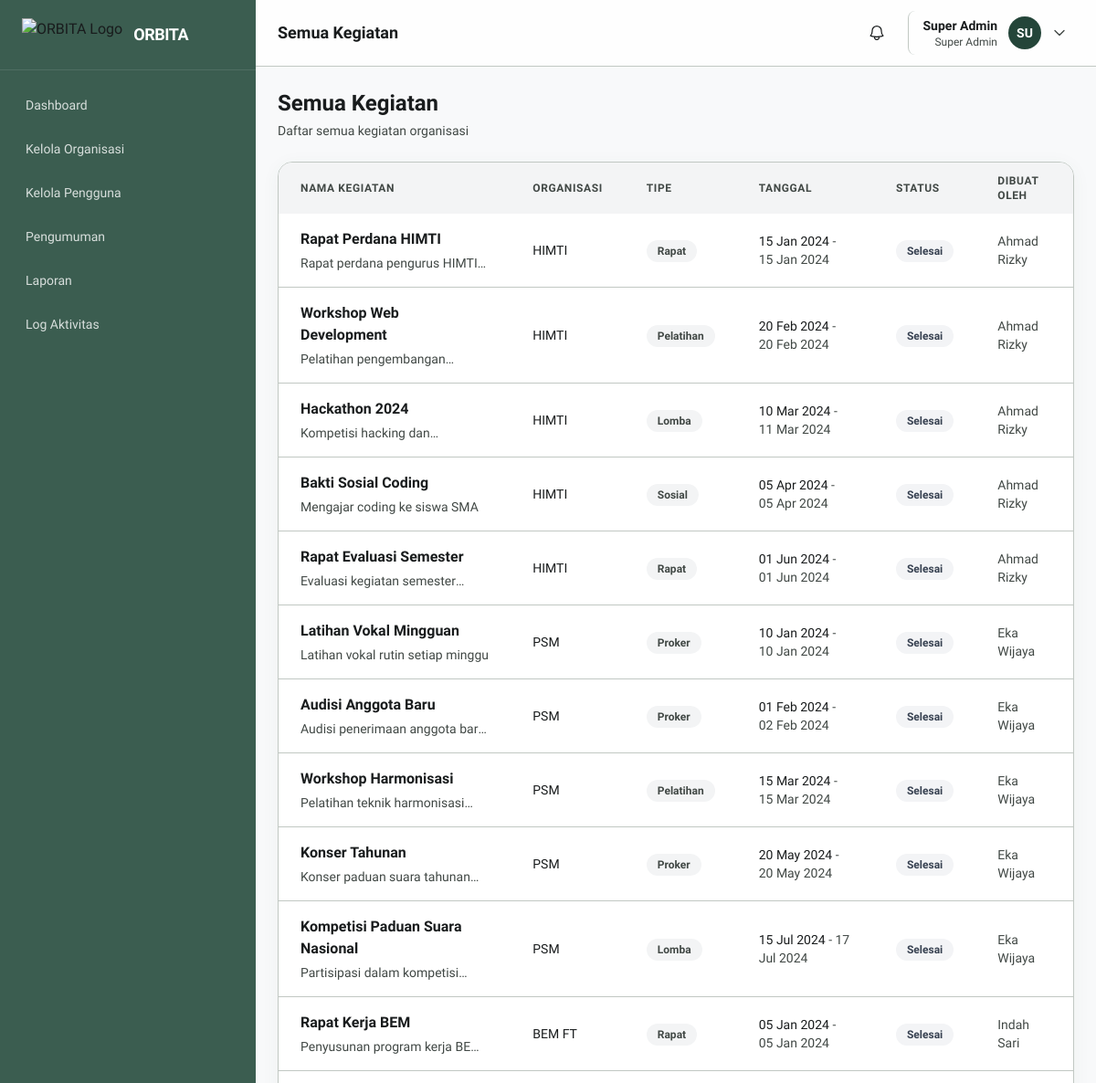
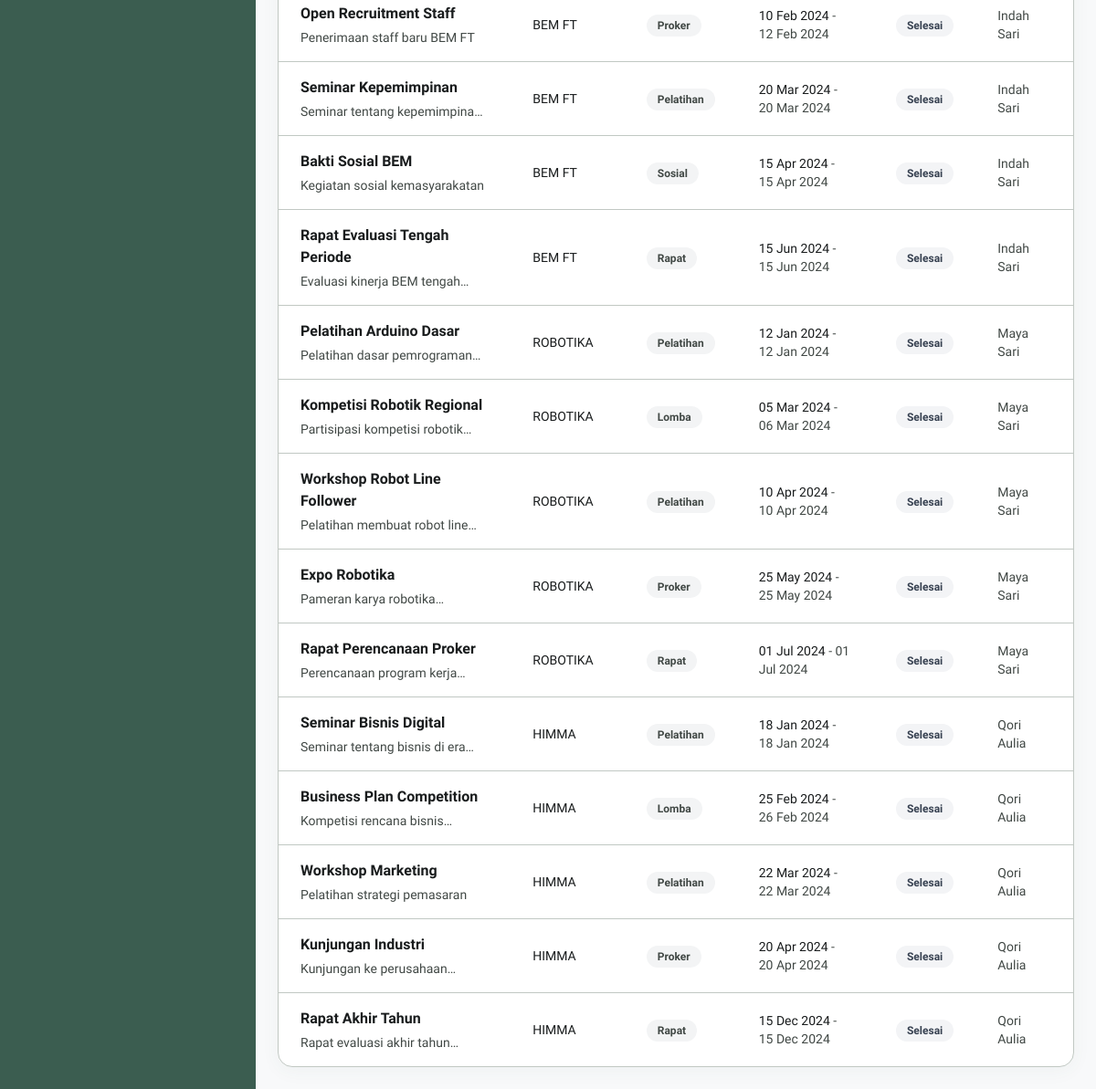
The page /pages/kegiatan/index.php (signed in) on the database its author committed (2 pictures, top to bottom).
### tables this page shows
CREATE TABLE kegiatan (
    id INT AUTO_INCREMENT PRIMARY KEY,
    organisasi_id INT NOT NULL,
    nama VARCHAR(150) NOT NULL,
    deskripsi TEXT,
    tipe ENUM('rapat', 'pelatihan', 'proker', 'lomba', 'sosial', 'lainnya') DEFAULT 'proker',
    tanggal_mulai DATETIME NOT NULL,
    tanggal_selesai DATETIME,
    lokasi VARCHAR(255),
    poster VARCHAR(255),
    status ENUM('rencana', 'berlangsung', 'selesai', 'dibatalkan') DEFAULT 'rencana',
    deleted_at DATETIME DEFAULT NULL,
    created_by INT NOT NULL,
    created_at DATETIME DEFAULT CURRENT_TIMESTAMP,
    updated_at DATETIME DEFAULT CURRENT_TIMESTAMP ON UPDATE CURRENT_TIMESTAMP,
    FOREIGN KEY (organisasi_id) REFERENCES organisasi(id) ON DELETE CASCADE,
    FOREIGN KEY (created_by) REFERENCES users(id) ON DELETE CASCADE
);

CREATE TABLE organisasi (
    id INT AUTO_INCREMENT PRIMARY KEY,
    nama VARCHAR(150) NOT NULL,
    singkatan VARCHAR(20),
    deskripsi TEXT,
    visi TEXT,
    misi TEXT,
    logo VARCHAR(255),
    ketua_id INT DEFAULT NULL,
    status ENUM('aktif', 'nonaktif') DEFAULT 'aktif',
    deleted_at DATETIME DEFAULT NULL,
    created_at DATETIME DEFAULT CURRENT_TIMESTAMP,
    updated_at DATETIME DEFAULT CURRENT_TIMESTAMP ON UPDATE CURRENT_TIMESTAMP,
    FOREIGN KEY (ketua_id) REFERENCES users(id) ON DELETE SET NULL
);

CREATE TABLE users (
    id INT AUTO_INCREMENT PRIMARY KEY,
    nama VARCHAR(100) NOT NULL,
    email VARCHAR(100) NOT NULL UNIQUE,
    nim VARCHAR(20) NOT NULL UNIQUE,
    password VARCHAR(255) NOT NULL,
    role_id INT NOT NULL DEFAULT 3,
    no_hp VARCHAR(20),
    jurusan VARCHAR(100),
    angkatan VARCHAR(4),
    foto_profile VARCHAR(255) DEFAULT NULL,
    status ENUM('aktif', 'nonaktif', 'menunggu') DEFAULT 'aktif',
    reset_token VARCHAR(64) DEFAULT NULL,
    reset_expires DATETIME DEFAULT NULL,
    deleted_at DATETIME DEFAULT NULL,
    created_at DATETIME DEFAULT CURRENT_TIMESTAMP,
    updated_at DATETIME DEFAULT CURRENT_TIMESTAMP ON UPDATE CURRENT_TIMESTAMP,
    FOREIGN KEY (role_id) REFERENCES roles(id) ON DELETE CASCADE
);

### includes/functions.php (called while the page is built, shortened)
<?php
function e(string $text): string {
    return htmlspecialchars($text, ENT_QUOTES, 'UTF-8');
}
function url(string $path = ''): string {
    return BASE_URL . '/' . ltrim($path, '/');
}

### pages/kegiatan/index.php (the view, shortened to what this page needs)
<?php
require_once __DIR__ . '/../../includes/functions.php';
$pdo = db();
$page_title = 'Semua Kegiatan';
$current_page = 'kegiatan';
$kegiatan = $pdo->query("
    SELECT k.*, o.nama as org_nama, o.singkatan as org_singkatan, u.nama as creator_nama
    FROM kegiatan k
    JOIN organisasi o ON k.organisasi_id = o.id
    JOIN users u ON k.created_by = u.id
    WHERE k.deleted_at IS NULL
    ORDER BY k.created_at DESC
")->fetchAll();
?>
<?php require __DIR__ . '/../../components/head.php'; ?>
<?php require __DIR__ . '/../../components/sidebar.php'; ?>
<?php require __DIR__ . '/../../components/navbar.php'; ?>
<main class="p-6 lg:ml-[280px]">
    <div class="max-w-6xl mx-auto space-y-6">
        <div class="flex items-center justify-between">
            <div>
                <h1 class="text-2xl font-bold text-on-surface">Semua Kegiatan</h1>
                <p class="text-sm text-on-surface-variant mt-1">Daftar semua kegiatan organisasi</p>
            </div>
        </div>
        <div class="bg-white rounded-2xl border border-outline-variant shadow-card overflow-hidden">
            <div class="overflow-x-auto">
                <table class="w-full">
                    <thead class="bg-surface-low">
                        <tr>
                            <th class="px-6 py-3 text-left text-xs font-semibold text-on-surface-variant uppercase tracking-wider">Nama Kegiatan</th>
                            <th class="px-6 py-3 text-left text-xs font-semibold text-on-surface-variant uppercase tracking-wider">Organisasi</th>
                            <th class="px-6 py-3 text-left text-xs font-semibold text-on-surface-variant uppercase tracking-wider">Tipe</th>
                            <th class="px-6 py-3 text-left text-xs font-semibold text-on-surface-variant uppercase tracking-wider">Tanggal</th>
                            <th class="px-6 py-3 text-left text-xs font-semibold text-on-surface-variant uppercase tracking-wider">Status</th>
                            <th class="px-6 py-3 text-left text-xs font-semibold text-on-surface-variant uppercase tracking-wider">Dibuat Oleh</th>
                        </tr>
                    </thead>
                    <tbody class="divide-y divide-outline-variant">
                        <?php foreach ($kegiatan as $k): ?>
                        <tr class="hover:bg-surface-low transition-colors">
                            <td class="px-6 py-4">
                                <a href="<?= url('organisasi/' . $k['organisasi_id'] . '/kegiatan/' . $k['id']) ?>" class="font-semibold text-on-surface hover:text-primary">
                                    <?= e($k['nama']) ?>
                                </a>
                                <?php if ($k['deskripsi']): ?>
                                <p class="text-sm text-on-surface-variant mt-1 line-clamp-1"><?= e($k['deskripsi']) ?></p>
                                <?php endif; ?>
                            </td>
                            <td class="px-6 py-4">
                                <a href="<?= url('organisasi/' . $k['organisasi_id']) ?>" class="text-sm text-on-surface hover:text-primary">
                                    <?= e($k['org_singkatan'] ?: $k['org_nama']) ?>
                                </a>
                            </td>
                            <td class="px-6 py-4">
                                <span class="badge bg-surface-low text-on-surface-variant text-xs capitalize"><?= e($k['tipe']) ?></span>
                            </td>
                            <td class="px-6 py-4 text-sm text-on-surface">
                                <?= date('d M Y', strtotime($k['tanggal_mulai'])) ?>
                                <?php if ($k['tanggal_selesai']): ?>
                                <span class="text-on-surface-variant"> - <?= date('d M Y', strtotime($k['tanggal_selesai'])) ?></span>
                                <?php endif; ?>
                            </td>
                            <td class="px-6 py-4">
                                <?php
                                $status_colors = [
                                    'rencana' => 'bg-blue-100 text-blue-700',
                                    'berlangsung' => 'bg-green-100 text-green-700',
                                    'selesai' => 'bg-gray-100 text-gray-700',
                                    'dibatalkan' => 'bg-red-100 text-red-700'
                                ];
                                $color = $status_colors[$k['status']] ?? 'bg-gray-100 text-gray-700';
                                ?>
                                <span class="badge <?= $color ?> text-xs capitalize"><?= e($k['status']) ?></span>
                            </td>
                            <td class="px-6 py-4 text-sm text-on-surface-variant">
                                <?= e($k['creator_nama']) ?>
                            </td>
                        </tr>
                        <?php endforeach; ?>
                    </tbody>
                </table>
            </div>
        </div>
    </div>
</main>
<?php require __DIR__ . '/../../components/footer.php'; ?>

### components/head.php (shortened to what this page needs)
<!DOCTYPE html>
<html lang="id">
<head>
    <script src="https://cdn.tailwindcss.com"></script>
    <link rel="stylesheet" href="<?= BASE_URL ?>/assets/css/custom.css?v=3">
</head>
<body class="font-jakarta text-on-surface antialiased">

### components/sidebar.php (shortened to what this page needs)
<?php
$role = $_SESSION['role'] ?? '';
$current = $current_page ?? '';
function makeMenu(array $items): string {
    $html = '';
    foreach ($items as $item) {
        $isActive = (!empty($item['active'])) ? 'sidebar-active' : 'hover:bg-white/10';
        $html .= '<a href="' . $item['url'] . '" class="flex items-center gap-3 px-4 py-3 mx-3 rounded-lg text-white/80 transition-colors ' . $isActive . '">';
        $html .= $item['icon'];
        $html .= '<span class="text-sm font-medium">' . e($item['label']) . '</span></a>';
    }
    return $html;
}
$menus = [];
if ($role === 'Super Admin') {
    $menus = [
        ['page'=>'dashboard','label'=>'Dashboard','url'=>url('dashboard'),'icon'=>$icn['dashboard'],'active'=>$current==='dashboard'],
        ['page'=>'organisasi','label'=>'Kelola Organisasi','url'=>url('organisasi'),'icon'=>$icn['org'],'active'=>$current==='organisasi'],
        ['page'=>'pengguna','label'=>'Kelola Pengguna','url'=>url('pengguna'),'icon'=>$icn['users'],'active'=>$current==='pengguna'],
        ['page'=>'pengumuman','label'=>'Pengumuman','url'=>url('pengumuman'),'icon'=>$icn['announce'],'active'=>$current==='pengumuman'],
        ['page'=>'laporan','label'=>'Laporan','url'=>url('laporan'),'icon'=>$icn['report'],'active'=>$current==='laporan'],
        ['page'=>'log','label'=>'Log Aktivitas','url'=>url('log'),'icon'=>$icn['inbox'],'active'=>$current==='log'],
    ];
}
?>
<aside id="sidebar" class="fixed top-0 left-0 z-40 w-[280px] h-screen transition-transform -translate-x-full lg:translate-x-0 bg-primary-light">
    <div class="h-full flex flex-col">
        <div class="flex items-center gap-3 px-6 py-5 border-b border-white/10">
            <img src="<?= BASE_URL ?>/assets/images/orbita-logo.png" alt="ORBITA Logo" class="h-9 w-auto">
            <span class="text-white font-bold text-lg tracking-tight">ORBITA</span>
        </div>
        <nav class="flex-1 overflow-y-auto py-4 space-y-1">
            <?= makeMenu($menus) ?>
        </nav>
    </div>
</aside>

### components/navbar.php (shortened to what this page needs)
<header class="sticky top-0 z-20 bg-white/80 backdrop-blur border-b border-outline-variant">
    <div class="flex items-center justify-between px-6 py-3 lg:ml-[280px]">
        <div class="flex items-center gap-3">
            <h1 class="text-lg font-bold text-on-surface"><?= e($page_title ?? 'Dashboard') ?></h1>
        </div>
        <div class="flex items-center gap-4">
            <a href="<?= url('notifikasi') ?>" class="relative p-2 rounded-lg hover:bg-surface-low text-on-surface">
            </a>
            <div class="relative" id="profile-dropdown">
                <button type="button" onclick="toggleProfileDropdown()" class="flex items-center gap-3 pl-4 pr-2 py-1.5 rounded-lg border-l border-outline-variant cursor-pointer hover:bg-surface-low transition-colors">
                    <div class="text-right hidden sm:block">
                        <p class="text-sm font-semibold text-on-surface"><?= e($_SESSION['nama'] ?? 'User') ?></p>
                        <p class="text-xs text-on-surface-variant"><?= e($_SESSION['role'] ?? '') ?></p>
                    </div>
                    <div class="w-9 h-9 rounded-full bg-primary text-white flex items-center justify-center text-sm font-bold">
                        <?= e(strtoupper(substr($_SESSION['nama'] ?? 'U', 0, 2))) ?>
                    </div>
                    <svg id="profile-chevron" class="w-4 h-4 text-on-surface-variant transition-transform" fill="none" stroke="currentColor" stroke-width="2" viewBox="0 0 24 24"><path stroke-linecap="round" stroke-linejoin="round" d="M19.5 8.25l-7.5 7.5-7.5-7.5"/></svg>
                </button>
            </div>
        </div>
    </div>
</header>

### components/footer.php (shortened to what this page needs)
</body>
</html>

### assets/css/custom.css (style rules this page uses)
#sidebar { transition: transform 0.3s ease; }
.badge { display: inline-flex; align-items: center; padding: 4px 12px; border-radius: 9999px; font-size: 12px; font-weight: 600; }

### components/head.php (style rules this page uses)
body { font-family: 'Plus Jakarta Sans', sans-serif; background-color: #f8f9fa; }

### rows shown on the page
kegiatan: nama "Rapat Perdana HIMTI", deskripsi "Rapat perdana pengurus…", organisasi.singkatan "HIMTI", tipe "Rapat", tanggal_mulai "15 Jan 2024", tanggal_selesai "15 Jan 2024", status "Selesai", created_by.nama "Ahmad Rizky"
kegiatan: nama "Workshop Web Development", deskripsi "Pelatihan…", organisasi.singkatan "HIMTI", tipe "Pelatihan", tanggal_mulai "20 Feb 2024", tanggal_selesai "20 Feb 2024", status "Selesai", created_by.nama "Ahmad Rizky"
kegiatan: nama "Hackathon 2024", deskripsi "Kompetisi hacking…", organisasi.singkatan "HIMTI", tipe "Lomba", tanggal_mulai "10 Mar 2024", tanggal_selesai "11 Mar 2024", status "Selesai", created_by.nama "Ahmad Rizky"
kegiatan: nama "Bakti Sosial Coding", deskripsi "Mengajar coding ke siswa SMA", organisasi.singkatan "HIMTI", tipe "Sosial", tanggal_mulai "05 Apr 2024", tanggal_selesai "05 Apr 2024", status "Selesai", created_by.nama "Ahmad Rizky"
kegiatan: nama "Rapat Evaluasi Semester", deskripsi "Evaluasi kegiatan…", organisasi.singkatan "HIMTI", tipe "Rapat", tanggal_mulai "01 Jun 2024", tanggal_selesai "01 Jun 2024", status "Selesai", created_by.nama "Ahmad Rizky"
kegiatan: nama "Latihan Vokal Mingguan", deskripsi "Latihan vokal rutin setiap minggu", organisasi.singkatan "PSM", tipe "Proker", tanggal_mulai "10 Jan 2024", tanggal_selesai "10 Jan 2024", status "Selesai", created_by.nama "Eka Wijaya"
kegiatan: nama "Audisi Anggota Baru", deskripsi "Audisi penerimaan anggota…", organisasi.singkatan "PSM", tipe "Proker", tanggal_mulai "01 Feb 2024", tanggal_selesai "02 Feb 2024", status "Selesai", created_by.nama "Eka Wijaya"
kegiatan: nama "Workshop Harmonisasi", deskripsi "Pelatihan teknik…", organisasi.singkatan "PSM", tipe "Pelatihan", tanggal_mulai "15 Mar 2024", tanggal_selesai "15 Mar 2024", status "Selesai", created_by.nama "Eka Wijaya"
kegiatan: nama "Konser Tahunan", deskripsi "Konser paduan suara…", organisasi.singkatan "PSM", tipe "Proker", tanggal_mulai "20 May 2024", tanggal_selesai "20 May 2024", status "Selesai", created_by.nama "Eka Wijaya"
kegiatan: nama "Kompetisi Paduan Suara Nasional", deskripsi "Partisipasi dalam…", organisasi.singkatan "PSM", tipe "Lomba", tanggal_mulai "15 Jul 2024", tanggal_selesai "17 Jul 2024", status "Selesai", created_by.nama "Eka Wijaya"
kegiatan: nama "Rapat Kerja BEM", deskripsi "Penyusunan program kerja…", organisasi.singkatan "BEM FT", tipe "Rapat", tanggal_mulai "05 Jan 2024", tanggal_selesai "05 Jan 2024", status "Selesai", created_by.nama "Indah Sari"
kegiatan: nama "Open Recruitment Staff", deskripsi "Penerimaan staff baru BEM FT", organisasi.singkatan "BEM FT", tipe "Proker", tanggal_mulai "10 Feb 2024", tanggal_selesai "12 Feb 2024", status "Selesai", created_by.nama "Indah Sari"
kegiatan: nama "Seminar Kepemimpinan", deskripsi "Seminar tentang…", organisasi.singkatan "BEM FT", tipe "Pelatihan", tanggal_mulai "20 Mar 2024", tanggal_selesai "20 Mar 2024", status "Selesai", created_by.nama "Indah Sari"
kegiatan: nama "Bakti Sosial BEM", deskripsi "Kegiatan sosial kemasyarakatan", organisasi.singkatan "BEM FT", tipe "Sosial", tanggal_mulai "15 Apr 2024", tanggal_selesai "15 Apr 2024", status "Selesai", created_by.nama "Indah Sari"
kegiatan: nama "Rapat Evaluasi Tengah Periode", deskripsi "Evaluasi kinerja BEM…", organisasi.singkatan "BEM FT", tipe "Rapat", tanggal_mulai "15 Jun 2024", tanggal_selesai "15 Jun 2024", status "Selesai", created_by.nama "Indah Sari"
kegiatan: nama "Pelatihan Arduino Dasar", deskripsi "Pelatihan dasar…", organisasi.singkatan "ROBOTIKA", tipe "Pelatihan", tanggal_mulai "12 Jan 2024", tanggal_selesai "12 Jan 2024", status "Selesai", created_by.nama "Maya Sari"
kegiatan: nama "Kompetisi Robotik Regional", deskripsi "Partisipasi kompetisi…", organisasi.singkatan "ROBOTIKA", tipe "Lomba", tanggal_mulai "05 Mar 2024", tanggal_selesai "06 Mar 2024", status "Selesai", created_by.nama "Maya Sari"
kegiatan: nama "Workshop Robot Line Follower", deskripsi "Pelatihan membuat robot…", organisasi.singkatan "ROBOTIKA", tipe "Pelatihan", tanggal_mulai "10 Apr 2024", tanggal_selesai "10 Apr 2024", status "Selesai", created_by.nama "Maya Sari"
kegiatan: nama "Expo Robotika", deskripsi "Pameran karya…", organisasi.singkatan "ROBOTIKA", tipe "Proker", tanggal_mulai "25 May 2024", tanggal_selesai "25 May 2024", status "Selesai", created_by.nama "Maya Sari"
kegiatan: nama "Rapat Perencanaan Proker", deskripsi "Perencanaan program…", organisasi.singkatan "ROBOTIKA", tipe "Rapat", tanggal_mulai "01 Jul 2024", tanggal_selesai "01 Jul 2024", status "Selesai", created_by.nama "Maya Sari"
kegiatan: nama "Seminar Bisnis Digital", deskripsi "Seminar tentang bisnis di…", organisasi.singkatan "HIMMA", tipe "Pelatihan", tanggal_mulai "18 Jan 2024", tanggal_selesai "18 Jan 2024", status "Selesai", created_by.nama "Qori Aulia"
kegiatan: nama "Business Plan Competition", deskripsi "Kompetisi rencana…", organisasi.singkatan "HIMMA", tipe "Lomba", tanggal_mulai "25 Feb 2024", tanggal_selesai "26 Feb 2024", status "Selesai", created_by.nama "Qori Aulia"
kegiatan: nama "Workshop Marketing", deskripsi "Pelatihan strategi pemasaran", organisasi.singkatan "HIMMA", tipe "Pelatihan", tanggal_mulai "22 Mar 2024", tanggal_selesai "22 Mar 2024", status "Selesai", created_by.nama "Qori Aulia"
kegiatan: nama "Kunjungan Industri", deskripsi "Kunjungan ke…", organisasi.singkatan "HIMMA", tipe "Proker", tanggal_mulai "20 Apr 2024", tanggal_selesai "20 Apr 2024", status "Selesai", created_by.nama "Qori Aulia"
kegiatan: nama "Rapat Akhir Tahun", deskripsi "Rapat evaluasi akhir…", organisasi.singkatan "HIMMA", tipe "Rapat", tanggal_mulai "15 Dec 2024", tanggal_selesai "15 Dec 2024", status "Selesai", created_by.nama "Qori Aulia"

### other values the page prints
$item['label'] "Dashboard"
$item['label'] "Kelola Organisasi"
$item['label'] "Kelola Pengguna"
$item['label'] "Pengumuman"
$item['label'] "Laporan"
$item['label'] "Log Aktivitas"
$page_title "Semua Kegiatan"
$_SESSION['nama'] "Super Admin"
$_SESSION['role'] "Super Admin"
substr($_SESSION['nama'] ?? 'U', 0, 2) "SU"
